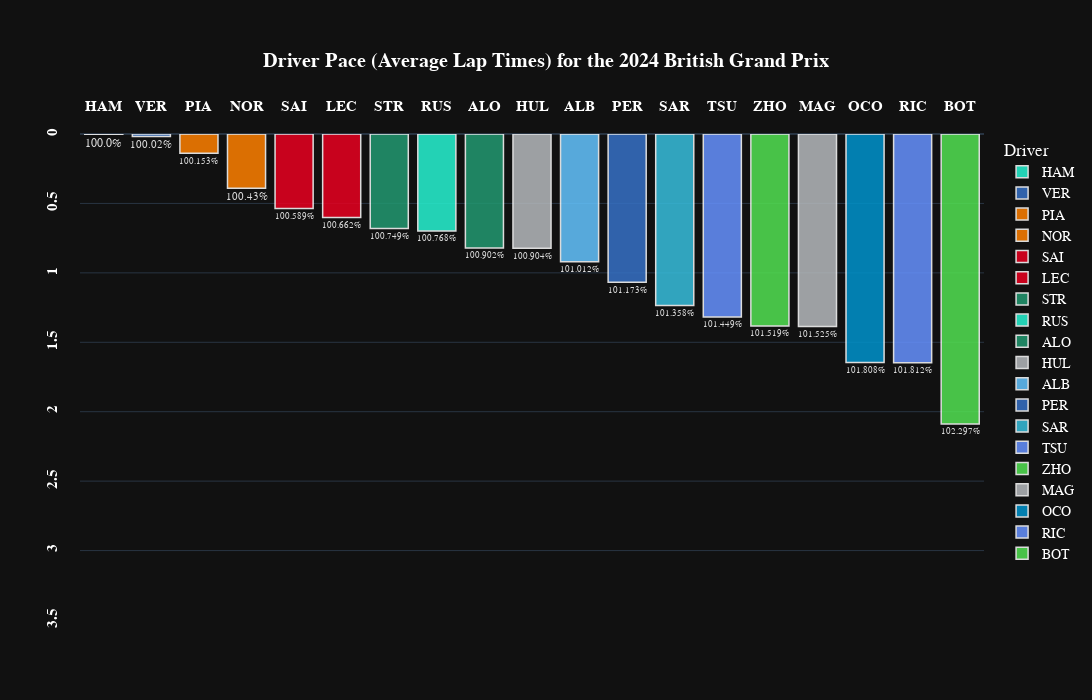

Here is the notebook cell this chart was saved with:
### Code cell
fig=px.bar(
    transformed_laps_relative_avg_all,
    x="Driver",
    y="Delta_Avg_All",
    color='Driver',
    template="plotly_dark",
    title="<b>Driver Pace (Average Lap Times) for the {} {}</b>".format(year,gp),
    text="Delta_Percent_Avg",
    # palette=team_palette,
    # whiskerprops=dict(color="white"),
    # boxprops=dict(edgecolor="white"),
    # medianprops=dict(color="grey"),
    # capprops=dict(color="white"),
    height=700, width=1400,
    color_discrete_map={
                 "ALB": "#64C4FF",
                 "ALO": "#229971",
                 "BOT": "#52e252",
                 "GAS": "#0093cc",
                 "HAM": "#27F4D2",
                 "HUL": "#B6BABD",
                 "LEC": "#E80020",
                 "MAG": "#B6BABD",
                 "NOR": "#FF8000",
                 "OCO": "#0093cc",
                 "PER": "#3671C6",
                 "PIA": "#FF8000",
                 "RIC": "#6692FF",
                 "RUS": "#27F4D2",
                 "SAI": "#E80020",
                 "SAR": "#37BEDD",
                 "STR": "#229971",
                 "TSU": "#6692FF",
                 "VER": "#3671C6",
                 "ZHO": "#52e252"
          }
)

fig.update_traces(textposition='outside')

fig.update_traces(opacity=0.85)

fig.update_traces( marker_line_color='white',marker_line_width=1.5)

fig.update_yaxes(tickangle = -90,tickprefix="<b>",ticksuffix ="</b><br>")

fig.update_xaxes(tickangle = -0,tickprefix="<b>",ticksuffix ="</b><br>")

fig.update_yaxes(range=[3.5, 0])

# fig['layout']['yaxis']['autorange'] = "reversed"

fig.update_layout(
    xaxis={'side': 'top'},
    yaxis={'side': 'left'}
)

fig.update_xaxes(title_text='')      # Remove axis titles
fig.update_yaxes(title_text='')

fig.update_xaxes(
        title_standoff = 75
)

fig.update_layout(
    title_x=0.5,
    yaxis = dict(tickfont = dict(size=15)),
    xaxis = dict(tickfont = dict(size=15)),
    font=dict(
        family="PT Sans Narrow",
        size=14,
        color="White"
    ),
    title_font_family="PT Sans Narrow"
#  "Arial", "Balto", "Courier New", "Droid Sans", "Droid Serif", "Droid Sans Mono", "Gravitas One", "Old Standard TT", "Open Sans", "Overpass", "PT Sans Narrow", "Raleway", "Times New Roman"
)

fig.show()

### Figure 1 — Plotly figure (JSON) as saved in the notebook; plotly's stock layout.template omitted (floating-point values rounded to 4 significant figures)
{"data": [{"alignmentgroup": "True", "hovertemplate": "Driver=%{x}<br>Delta_Avg_All=%{y}<br>Delta_Percent_Avg=%{text}<extra></extra>", "legendgroup": "HAM", "marker": {"color": "#27F4D2", "line": {"color": "white", "width": 1.5}, "pattern": {"shape": ""}}, "name": "HAM", "offsetgroup": "HAM", "opacity": 0.85, "orientation": "v", "showlegend": true, "text": ["100.0%"], "textposition": "outside", "type": "bar", "x": ["HAM"], "xaxis": "x", "y": [0.001], "yaxis": "y"}, {"alignmentgroup": "True", "hovertemplate": "Driver=%{x}<br>Delta_Avg_All=%{y}<br>Delta_Percent_Avg=%{text}<extra></extra>", "legendgroup": "VER", "marker": {"color": "#3671C6", "line": {"color": "white", "width": 1.5}, "pattern": {"shape": ""}}, "name": "VER", "offsetgroup": "VER", "opacity": 0.85, "orientation": "v", "showlegend": true, "text": ["100.02%"], "textposition": "outside", "type": "bar", "x": ["VER"], "xaxis": "x", "y": [0.01844], "yaxis": "y"}, {"alignmentgroup": "True", "hovertemplate": "Driver=%{x}<br>Delta_Avg_All=%{y}<br>Delta_Percent_Avg=%{text}<extra></extra>", "legendgroup": "PIA", "marker": {"color": "#FF8000", "line": {"color": "white", "width": 1.5}, "pattern": {"shape": ""}}, "name": "PIA", "offsetgroup": "PIA", "opacity": 0.85, "orientation": "v", "showlegend": true, "text": ["100.153%"], "textposition": "outside", "type": "bar", "x": ["PIA"], "xaxis": "x", "y": [0.139], "yaxis": "y"}, {"alignmentgroup": "True", "hovertemplate": "Driver=%{x}<br>Delta_Avg_All=%{y}<br>Delta_Percent_Avg=%{text}<extra></extra>", "legendgroup": "NOR", "marker": {"color": "#FF8000", "line": {"color": "white", "width": 1.5}, "pattern": {"shape": ""}}, "name": "NOR", "offsetgroup": "NOR", "opacity": 0.85, "orientation": "v", "showlegend": true, "text": ["100.43%"], "textposition": "outside", "type": "bar", "x": ["NOR"], "xaxis": "x", "y": [0.3909], "yaxis": "y"}, {"alignmentgroup": "True", "hovertemplate": "Driver=%{x}<br>Delta_Avg_All=%{y}<br>Delta_Percent_Avg=%{text}<extra></extra>", "legendgroup": "SAI", "marker": {"color": "#E80020", "line": {"color": "white", "width": 1.5}, "pattern": {"shape": ""}}, "name": "SAI", "offsetgroup": "SAI", "opacity": 0.85, "orientation": "v", "showlegend": true, "text": ["100.589%"], "textposition": "outside", "type": "bar", "x": ["SAI"], "xaxis": "x", "y": [0.536], "yaxis": "y"}, {"alignmentgroup": "True", "hovertemplate": "Driver=%{x}<br>Delta_Avg_All=%{y}<br>Delta_Percent_Avg=%{text}<extra></extra>", "legendgroup": "LEC", "marker": {"color": "#E80020", "line": {"color": "white", "width": 1.5}, "pattern": {"shape": ""}}, "name": "LEC", "offsetgroup": "LEC", "opacity": 0.85, "orientation": "v", "showlegend": true, "text": ["100.662%"], "textposition": "outside", "type": "bar", "x": ["LEC"], "xaxis": "x", "y": [0.6022], "yaxis": "y"}, {"alignmentgroup": "True", "hovertemplate": "Driver=%{x}<br>Delta_Avg_All=%{y}<br>Delta_Percent_Avg=%{text}<extra></extra>", "legendgroup": "STR", "marker": {"color": "#229971", "line": {"color": "white", "width": 1.5}, "pattern": {"shape": ""}}, "name": "STR", "offsetgroup": "STR", "opacity": 0.85, "orientation": "v", "showlegend": true, "text": ["100.749%"], "textposition": "outside", "type": "bar", "x": ["STR"], "xaxis": "x", "y": [0.6811], "yaxis": "y"}, {"alignmentgroup": "True", "hovertemplate": "Driver=%{x}<br>Delta_Avg_All=%{y}<br>Delta_Percent_Avg=%{text}<extra></extra>", "legendgroup": "RUS", "marker": {"color": "#27F4D2", "line": {"color": "white", "width": 1.5}, "pattern": {"shape": ""}}, "name": "RUS", "offsetgroup": "RUS", "opacity": 0.85, "orientation": "v", "showlegend": true, "text": ["100.768%"], "textposition": "outside", "type": "bar", "x": ["RUS"], "xaxis": "x", "y": [0.6986], "yaxis": "y"}, {"alignmentgroup": "True", "hovertemplate": "Driver=%{x}<br>Delta_Avg_All=%{y}<br>Delta_Percent_Avg=%{text}<extra></extra>", "legendgroup": "ALO", "marker": {"color": "#229971", "line": {"color": "white", "width": 1.5}, "pattern": {"shape": ""}}, "name": "ALO", "offsetgroup": "ALO", "opacity": 0.85, "orientation": "v", "showlegend": true, "text": ["100.902%"], "textposition": "outside", "type": "bar", "x": ["ALO"], "xaxis": "x", "y": [0.8203], "yaxis": "y"}, {"alignmentgroup": "True", "hovertemplate": "Driver=%{x}<br>Delta_Avg_All=%{y}<br>Delta_Percent_Avg=%{text}<extra></extra>", "legendgroup": "HUL", "marker": {"color": "#B6BABD", "line": {"color": "white", "width": 1.5}, "pattern": {"shape": ""}}, "name": "HUL", "offsetgroup": "HUL", "opacity": 0.85, "orientation": "v", "showlegend": true, "text": ["100.904%"], "textposition": "outside", "type": "bar", "x": ["HUL"], "xaxis": "x", "y": [0.8222], "yaxis": "y"}, {"alignmentgroup": "True", "hovertemplate": "Driver=%{x}<br>Delta_Avg_All=%{y}<br>Delta_Percent_Avg=%{text}<extra></extra>", "legendgroup": "ALB", "marker": {"color": "#64C4FF", "line": {"color": "white", "width": 1.5}, "pattern": {"shape": ""}}, "name": "ALB", "offsetgroup": "ALB", "opacity": 0.85, "orientation": "v", "showlegend": true, "text": ["101.012%"], "textposition": "outside", "type": "bar", "x": ["ALB"], "xaxis": "x", "y": [0.9205], "yaxis": "y"}, {"alignmentgroup": "True", "hovertemplate": "Driver=%{x}<br>Delta_Avg_All=%{y}<br>Delta_Percent_Avg=%{text}<extra></extra>", "legendgroup": "PER", "marker": {"color": "#3671C6", "line": {"color": "white", "width": 1.5}, "pattern": {"shape": ""}}, "name": "PER", "offsetgroup": "PER", "opacity": 0.85, "orientation": "v", "showlegend": true, "text": ["101.173%"], "textposition": "outside", "type": "bar", "x": ["PER"], "xaxis": "x", "y": [1.067], "yaxis": "y"}, {"alignmentgroup": "True", "hovertemplate": "Driver=%{x}<br>Delta_Avg_All=%{y}<br>Delta_Percent_Avg=%{text}<extra></extra>", "legendgroup": "SAR", "marker": {"color": "#37BEDD", "line": {"color": "white", "width": 1.5}, "pattern": {"shape": ""}}, "name": "SAR", "offsetgroup": "SAR", "opacity": 0.85, "orientation": "v", "showlegend": true, "text": ["101.358%"], "textposition": "outside", "type": "bar", "x": ["SAR"], "xaxis": "x", "y": [1.235], "yaxis": "y"}, {"alignmentgroup": "True", "hovertemplate": "Driver=%{x}<br>Delta_Avg_All=%{y}<br>Delta_Percent_Avg=%{text}<extra></extra>", "legendgroup": "TSU", "marker": {"color": "#6692FF", "line": {"color": "white", "width": 1.5}, "pattern": {"shape": ""}}, "name": "TSU", "offsetgroup": "TSU", "opacity": 0.85, "orientation": "v", "showlegend": true, "text": ["101.449%"], "textposition": "outside", "type": "bar", "x": ["TSU"], "xaxis": "x", "y": [1.318], "yaxis": "y"}, {"alignmentgroup": "True", "hovertemplate": "Driver=%{x}<br>Delta_Avg_All=%{y}<br>Delta_Percent_Avg=%{text}<extra></extra>", "legendgroup": "ZHO", "marker": {"color": "#52e252", "line": {"color": "white", "width": 1.5}, "pattern": {"shape": ""}}, "name": "ZHO", "offsetgroup": "ZHO", "opacity": 0.85, "orientation": "v", "showlegend": true, "text": ["101.519%"], "textposition": "outside", "type": "bar", "x": ["ZHO"], "xaxis": "x", "y": [1.382], "yaxis": "y"}, {"alignmentgroup": "True", "hovertemplate": "Driver=%{x}<br>Delta_Avg_All=%{y}<br>Delta_Percent_Avg=%{text}<extra></extra>", "legendgroup": "MAG", "marker": {"color": "#B6BABD", "line": {"color": "white", "width": 1.5}, "pattern": {"shape": ""}}, "name": "MAG", "offsetgroup": "MAG", "opacity": 0.85, "orientation": "v", "showlegend": true, "text": ["101.525%"], "textposition": "outside", "type": "bar", "x": ["MAG"], "xaxis": "x", "y": [1.387], "yaxis": "y"}, {"alignmentgroup": "True", "hovertemplate": "Driver=%{x}<br>Delta_Avg_All=%{y}<br>Delta_Percent_Avg=%{text}<extra></extra>", "legendgroup": "OCO", "marker": {"color": "#0093cc", "line": {"color": "white", "width": 1.5}, "pattern": {"shape": ""}}, "name": "OCO", "offsetgroup": "OCO", "opacity": 0.85, "orientation": "v", "showlegend": true, "text": ["101.808%"], "textposition": "outside", "type": "bar", "x": ["OCO"], "xaxis": "x", "y": [1.645], "yaxis": "y"}, {"alignmentgroup": "True", "hovertemplate": "Driver=%{x}<br>Delta_Avg_All=%{y}<br>Delta_Percent_Avg=%{text}<extra></extra>", "legendgroup": "RIC", "marker": {"color": "#6692FF", "line": {"color": "white", "width": 1.5}, "pattern": {"shape": ""}}, "name": "RIC", "offsetgroup": "RIC", "opacity": 0.85, "orientation": "v", "showlegend": true, "text": ["101.812%"], "textposition": "outside", "type": "bar", "x": ["RIC"], "xaxis": "x", "y": [1.648], "yaxis": "y"}, {"alignmentgroup": "True", "hovertemplate": "Driver=%{x}<br>Delta_Avg_All=%{y}<br>Delta_Percent_Avg=%{text}<extra></extra>", "legendgroup": "BOT", "marker": {"color": "#52e252", "line": {"color": "white", "width": 1.5}, "pattern": {"shape": ""}}, "name": "BOT", "offsetgroup": "BOT", "opacity": 0.85, "orientation": "v", "showlegend": true, "text": ["102.297%"], "textposition": "outside", "type": "bar", "x": ["BOT"], "xaxis": "x", "y": [2.089], "yaxis": "y"}], "layout": {"barmode": "relative", "font": {"color": "White", "family": "PT Sans Narrow", "size": 14}, "height": 700, "legend": {"title": {"text": "Driver"}, "tracegroupgap": 0}, "title": {"font": {"family": "PT Sans Narrow"}, "text": "<b>Driver Pace (Average Lap Times) for the 2024 British Grand Prix</b>", "x": 0.5}, "width": 1400, "xaxis": {"anchor": "y", "categoryarray": ["HAM", "VER", "PIA", "NOR", "SAI", "LEC", "STR", "RUS", "ALO", "HUL", "ALB", "PER", "SAR", "TSU", "ZHO", "MAG", "OCO", "RIC", "BOT"], "categoryorder": "array", "domain": [0, 1], "side": "top", "tickangle": 0, "tickfont": {"size": 15}, "tickprefix": "<b>", "ticksuffix": "</b><br>", "title": {"standoff": 75, "text": ""}}, "yaxis": {"anchor": "x", "domain": [0, 1], "range": [3.5, 0], "side": "left", "tickangle": -90, "tickfont": {"size": 15}, "tickprefix": "<b>", "ticksuffix": "</b><br>", "title": {"text": ""}}}}
